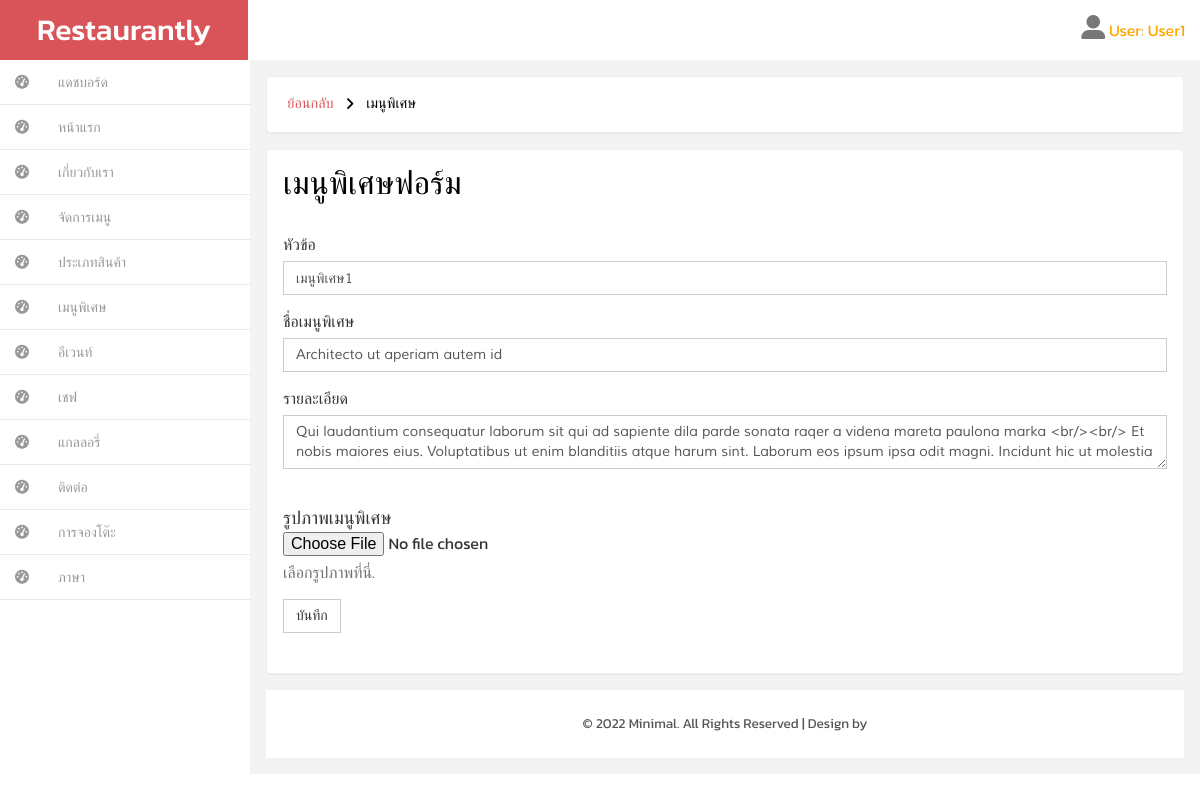
Page /backend/edit_specials.php?id=1&action=th (signed in) on the committed database.
### tables this page shows
CREATE TABLE `specials_th` (
  `id` int(11) NOT NULL,
  `group_menu_th` varchar(255) NOT NULL,
  `groupname_th` varchar(255) NOT NULL,
  `img_specials_th` varchar(255) NOT NULL,
  `detail_specials_th` varchar(255) NOT NULL
);

### backend/edit_specials.php (the view, shortened to what this page needs)
<!DOCTYPE HTML>
<html>
<head><?php include("inc_header.php"); ?></head>
<body>
    <div id="wrapper">
        <?php
          include("inc_left_menu.php");
          include "../connect/connect.php";
        ?>
        <?php if(isset($_GET['action'])){
            switch($_GET){
        ?>
                    <?php case ($_GET['action'] == 'th');
                      $specialsId = $_GET['id'];
                      $sql = $conn->prepare("SELECT * FROM specials_th WHERE id = :id");
                      $sql->bindParam(':id', $specialsId);
                      $sql->execute();
                      $row = $sql->fetch();
                    ?>
                    <div id="page-wrapper" class="gray-bg dashbard-1">
                        <div class="content-main">
                            <div class="banner">
                                <h2>
                                    <a href="specials.php?action=th">ย้อนกลับ</a>
                                    <i class="fa fa-angle-right"></i>
                                    <span>เมนูพิเศษ</span>
                                </h2>
                            </div>
                            <div class="grid-form">
                                <div class="grid-form1">
                                    <h3 id="forms-example" class="">เมนูพิเศษฟอร์ม</h3>
                                    <form method="POST" action="add_class_th.php?action=specialsmenu_th" enctype=multipart/form-data>
                                        <div class="form-group">
                                            <label for="exampleInputtopic1">หัวข้อ</label>
                                            <input type="text" class="form-control" id="exampleInputtopic1" name="special_topic_th" placeholder="" value="<?php echo $row['group_menu_th']; ?>">
                                        </div>
                                        <div class="form-group">
                                            <label for="exampleInputmenuname1">ชื่อเมนูพิเศษ</label>
                                            <input type="text" class="form-control" id="exampleInputmenuname1" name="menu_name1_th" placeholder="" value="<?php echo $row['groupname_th']; ?>">
                                        </div>
                                        <div class="form-group">
                                            <label for="exampleInputDescription1">รายละเอียด</label>
                                            <textarea class="form-control" name="description_home_th"><?php echo $row['detail_specials_th']; ?></textarea>
                                        </div>
                                        <br>
                                        <div class="form-group">
                                            <label for="exampleInputFile">
                                                <h4>รูปภาพเมนูพิเศษ</h4>
                                            </label>
                                            <input type="file" id="exampleInputFile" name="img_photo">
                                            <p class="help-block">เลือกรูปภาพที่นี่.</p>
                                        </div>
                                        <button type="submit" class="btn btn-default" name="upload">บันทึก</button>
                                    </form>
                                </div>
                                <?php break; } }?>
                                            <?php include("inc_copy.php"); ?>
                                        </div>
                                    </div>
                                </div>
                            </div>
</body>
</html>

### backend/css/style.css (style rules this page uses)
h4, h5, h6, h1, h2, h3 { margin: 0; }
p { margin: 0; }
html, body { font-family: 'Kanit', sans-serif; font-size: 100%; background:#F3F3F4; overflow-x: hidden; }
body a { transition:0.5s all; -webkit-transition:0.5s all; -moz-transition:0.5s all; -o-transition:0.5s all; -ms-transition:0.5s all; }
div#wrapper { background-color: #fff; }
@media (min-width: 768px) { #page-wrapper { position: inherit; margin: 0 0 0 240px; min-height: 1000px; } }
.content-main { background-color: #F3F3F4; padding-top: 1em; }
.banner { background: #fff; display: block; margin: 0em 1em ; padding:1em; border: 1px solid #ebeff6; border-color: #ebeff6; border-radius: 4px; -webkit-border-radius: 4px; -o-border-radius: 4px; -moz-border-radius: 4px; -ms-border-radius: 4px; -webkit-box-shadow: 0 1px 1px rgba(0,0,0,.05); box-shadow: 0 1px 1px rgba(0,0,0,.05); }
.banner h2 { font-size:0.9em; }
.banner h2 a { color:#D95459; text-decoration:none; font-family: 'Muli-Regular'; padding:0.3em ; }
.banner h2 span { color:#000; font-family: 'Muli-Regular'; padding:0.3em ; }
.banner h2 i { color:#000; vertical-align:middle; padding:0.3em ; }
.grid-form { padding: 1em; }
.grid-form1 { background: #fff; margin-bottom: 1em; padding: 1em; border: 1px solid #ebeff6; border-radius: 4px; -webkit-border-radius: 4px; -o-border-radius: 4px; -moz-border-radius: 4px; -ms-border-radius: 4px; -webkit-box-shadow: 0 1px 1px rgba(0,0,0,.05); box-shadow: 0 1px 1px rgba(0,0,0,.05); }
.grid-form1 h3 { color: #000; font-size:2em; margin-bottom: 1em; }
.grid-form1 form { margin: 1.5em 0; }
.form-control { box-shadow: none; outline: none; border-radius: 0px; font-family: 'Muli-Regular'; }
.btn { border-radius: 0px; outline: none; }
.checkbox-inline label,.checkbox-inline1 label,.form-group label { font-weight:400; }

### backend/css/custom.css (style rules this page uses)
#wrapper { width: 100%; }
#page-wrapper { min-height: 568px; }
@media (min-width:768px) { #page-wrapper { position: inherit; margin: 0 0 0 250px; } }

### rows in the picture
specials_th: special_topic_th "เมนูพิเศษ1", menu_name1_th "Architecto ut aperiam autem id", description_home_th "Qui laudantium consequatur laborum sit qui ad sapiente dila parde sonata raqer a videna mareta paulona marka <br/><br/> Et nobis maiores eius. Voluptatibus ut enim blanditiis atque harum sint. Laborum eos ipsum ipsa odit magni. Incidunt hic ut molestia"

### other values in the picture
$_SESSION["name"] "User1"
